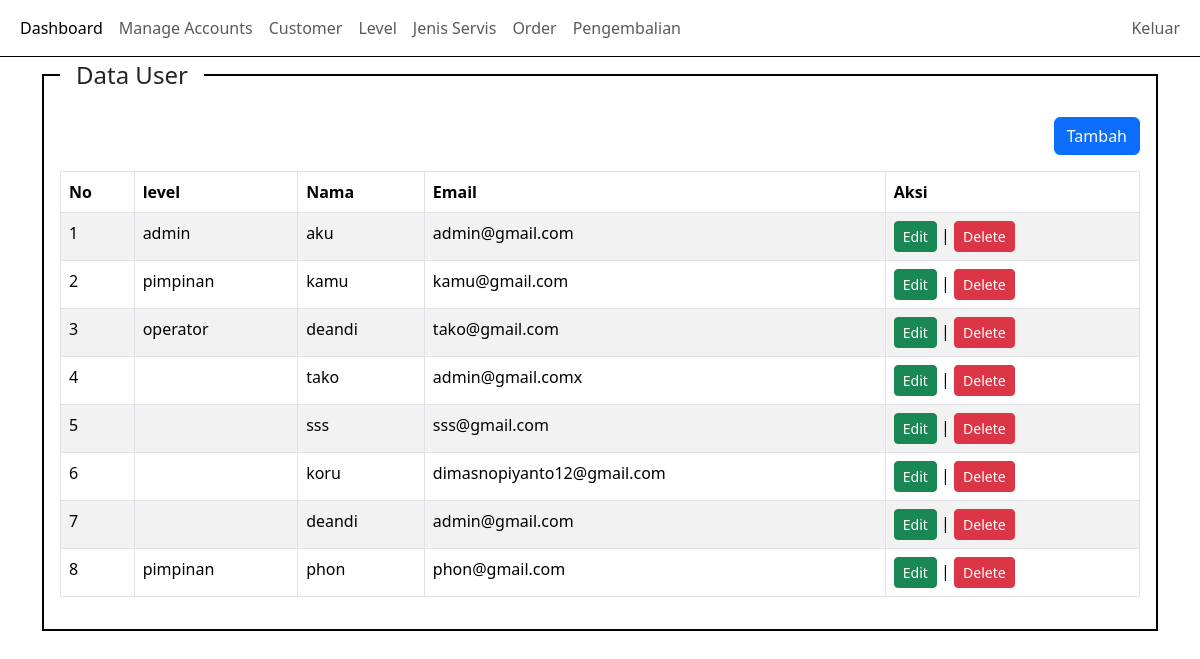
The page /index.php?pg=user (signed in) on the database its author committed.
### tables this page shows
CREATE TABLE `user` (
  `id` int(11) NOT NULL,
  `id_level` int(11) NOT NULL,
  `name` varchar(67) NOT NULL,
  `email` varchar(67) NOT NULL,
  `password` varchar(67) NOT NULL,
  `created_at` timestamp NOT NULL DEFAULT current_timestamp(),
  `updated_at` timestamp NOT NULL DEFAULT current_timestamp() ON UPDATE current_timestamp()
);

CREATE TABLE `level` (
  `id` int(11) NOT NULL,
  `level_name` varchar(50) NOT NULL,
  `created_at` timestamp NOT NULL DEFAULT current_timestamp(),
  `updated_at` timestamp NOT NULL DEFAULT current_timestamp() ON UPDATE current_timestamp()
);

### content/user.php (the view)
<?php
$user = mysqli_query($koneksi, "SELECT user.*, level.level_name FROM user LEFT JOIN level ON user.id_level=level.id ");
?>
<div class="container">
    <div class="row">
        <div class="col-sm-12">
            <fieldset class="border border-black border-2 p-3">
                <legend class="float-none w-auto px-3">Data User</legend>
                <div align="right">
                    <a href="?pg=tambah-user" class="btn btn-primary">Tambah</a>
                </div>
                <div class="table-responsive">
                    <table class="table table-bordered table-striped table-hover mt-3">
                        <thead>
                            <tr>
                                <th>No</th>
                                <th>level</th>
                                <th>Nama</th>
                                <th>Email</th>
                                <th>Aksi</th>
                            </tr>
                        </thead>
                        <tbody>
                            <?php
                            $no = 1;
                            while ($rowUser = mysqli_fetch_assoc($user)):
                            ?>
                                <tr>
                                    <td><?php echo $no++ ?></td>
                                    <td><?php echo $rowUser['level_name'] ?></td>
                                    <td><?php echo $rowUser['name'] ?></td>
                                    <td><?php echo $rowUser['email'] ?></td>
                                    <td>
                                        <a id="edit-user" data-id="<?php echo $rowUser['id'] ?>" href="?pg=tambah-user&edit=<?php echo $rowUser['id'] ?>"
                                            class="btn btn-success btn-sm">Edit
                                        </a> |
                                        <a
                                            href="?pg=tambah-user&delete=<?php echo $rowUser['id'] ?>"
                                            class="btn btn-danger btn-sm"
                                            onclick="return confirm('Apakah anda yakin akan menghapus data ini??')">Delete</a>
                                    </td>
                                </tr>
                            <?php endwhile ?>
                        </tbody>
                    </table>
                </div>
            </fieldset>
        </div>
    </div>
</div>

### index.php (shortened to what this page needs)
<!DOCTYPE html>
<html lang="en">
<head>
  <link rel="stylesheet" href="assets/dist/css/bootstrap.min.css" />
</head>
<body>
  <div class="wrapper">
    <?php include 'inc/navbar.php'; ?>
    <div class="content">
      <?php
      if (isset($_GET['pg'])) {
        if (file_exists('content/' . $_GET['pg'] . '.php')) {
          include 'content/' . $_GET['pg'] . '.php';
        } else {
          echo "<h1>Halaman tidak ditemukan</h1>";
        }
      } else {
        include 'content/dashboard.php';
      }
      ?>
    </div>
  </div>
</body>
</html>

### inc/navbar.php (shortened to what this page needs)
<div class="menu border-bottom border-black">
    <nav class="navbar navbar-expand-lg">
        <div class="container-fluid">
            <div class="collapse navbar-collapse" id="navbarSupportedContent">
                <ul class="navbar-nav me-auto mb-2 mb-lg-0">
                    <li class="nav-item">
                        <a class="nav-link active" aria-current="page" href="index.php">Dashboard</a>
                    </li>
                    <li class="nav-item">
                        <a class="nav-link" href="?pg=user">Manage Accounts</a>
                    </li>
                    <li class="nav-item">
                        <a class="nav-link" href="?pg=customer">Customer</a>
                    </li>
                    <li class="nav-item">
                        <a class="nav-link" href="?pg=level">Level</a>
                    </li>
                    <li class="nav-item">
                        <a class="nav-link" href="?pg=servis">Jenis Servis</a>
                    </li>
                    <li class="nav-item">
                        <a class="nav-link" href="?pg=transaksiOrder"> Order</a>
                    </li>
                    <li class="nav-item">
                        <a class="nav-link" href="?pg=detailOrder"> Pengembalian</a>
                    </li>
                </ul>
                <ul class="navbar-nav ms-auto mb-2 mb-lg-0">
                    <li class="nav-item">
                        <a class="nav-link" href="keluar.php"> Keluar</a>
                    </li>
                </ul>
            </div>
        </div>
    </nav>
</div>

### rows shown on the page
user: id_level.level_name "admin", name "aku", email "admin@gmail.com"
user: id_level.level_name "pimpinan", name "kamu", email "kamu@gmail.com"
user: id_level.level_name "operator", name "deandi", email "tako@gmail.com"
user: name "tako", email "admin@gmail.comx"
user: name "sss", email "sss@gmail.com"
user: name "koru", email "dimasnopiyanto12@gmail.com"
user: name "deandi", email "admin@gmail.com"
user: id_level.level_name "pimpinan", name "phon", email "phon@gmail.com"
